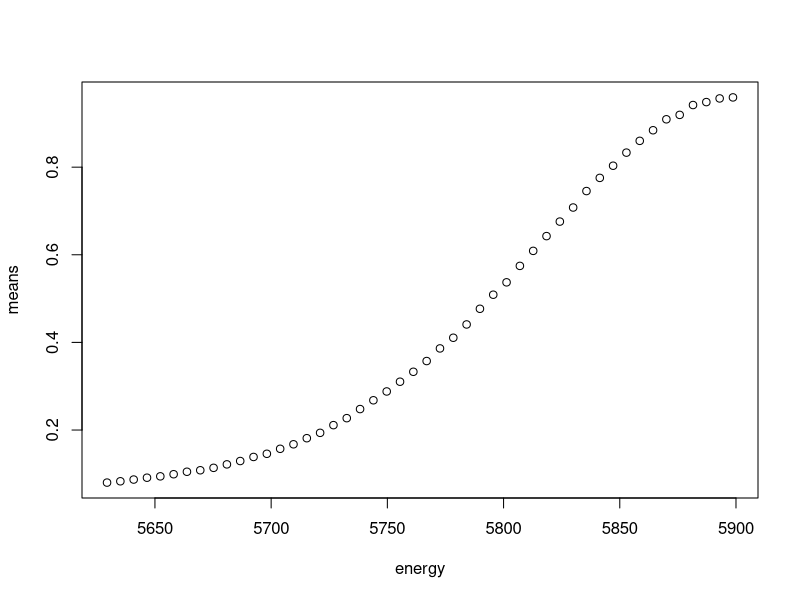
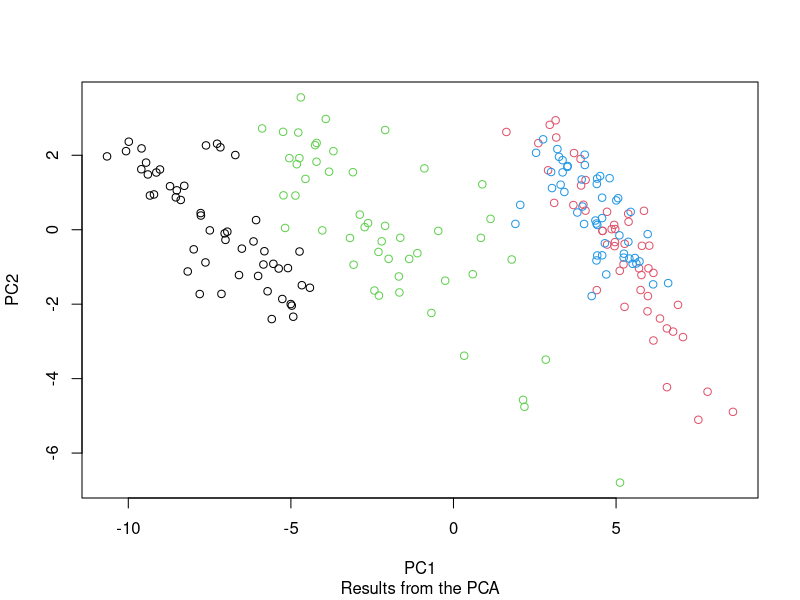
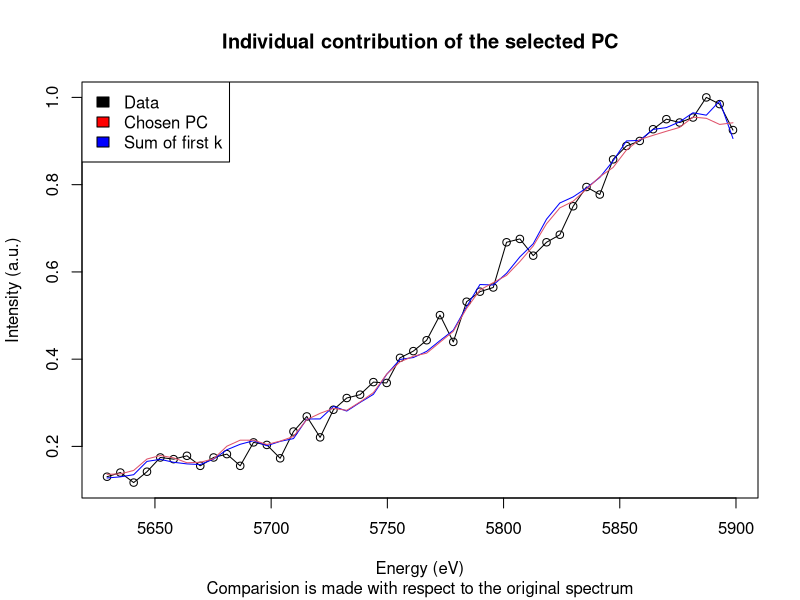

The R script that drew these images, in order:
##################################################################
#
# Selecting and visualizing the spectra variability relevant for
# sample classification using Principal Component Analysis
#
##################################################################

##################################################################
# Code written by J. I. Robledo, commented and revised by Eloisa Cuestas
# Please cite as
# doi:
##################################################################

##################################################################

##################################################################

# This library is needed in order to perform the analysis
# library dependencies

library(stats)

##################################################################
# The code uses the following variables:

# dataset: a .txt file with the dataset to be used
#          the data must be arranged in columns with spaces or tabs as separators

# Energy: a .txt file with the names of the calibrated energy channels.

# CPx: number of the PC that are plotted on the X axis.

# CPy: number of the PC that is are plotted on the Y axis.

# spectrum_number: number of spectrum to observe.

# amount_PCs: amount of PC's to sum up over.

# which_contribution_PC_min/max: which individual contribution are plotted, from min to max
# when min and max are equal a single contribution os plotted


dataset <- as.matrix(read.table("Mn_Data.txt", header = F, sep = "\t"))

energy <- as.matrix(read.table("Mn_energy_channels.txt", header = F, sep = "\t"))

# transpose the data
X <- t(dataset)

# define p and n and print them as to verify
p <- dim(X)[2]
p
n <- dim(X)[1]
n

CPx <-  1

CPy <-  2

spectrum_number <- 1 # number from 1 to n (total number of datasets, spectrum)

amount_PCs <-  5 # numer from 1 to p (total number of variables, channels), referred to as k in paper.

which_contribution_PC_min <-  1

which_contribution_PC_max <-  1

##################################################################



# Perform the PCA analysis, see https://www.rdocumentation.org/packages/stats/versions/3.6.2/topics/prcomp

X_pca <- prcomp(X, center = TRUE, scale = TRUE)

autovals_RRS <- as.data.frame(X_pca[1])

# Amount of the total variance explained by CP1
autovals_RRS[[1]][1]*100/sum(autovals_RRS)

# PCs as a matrix (each column is a PC, ordered from 1 to p)
PCS <- X_pca[[2]]

# Calculate the means for each column (original rows)
means <- apply(X, 2, mean)

# Plot means using energy as x-axis
plot(energy[,1], means, ylab = 'means' , xlab = 'energy')

# Write energy and means as an output
write.table(t(rbind(energy[,1], means)), file = 'energy_means.dat')

# Calculate the standard deviation for each column (original rows)
sd <- apply(X, 2, sd)

# Standardization of the dataset
Xstd <- X

for (i in 1:n){
               Xstd[i,] <- X[i,] - means
              }

Xstd <- Xstd/sd

# Perform the projection of the data onto PCs (calculating the PCs of the data)
proj_PCS <- Xstd%*%PCS

# Plottimg the PCx - PCy plane
z <- rep(c(1:4), rep(50,4))

df <- data.frame(proj_PCS[,CPx], proj_PCS[,CPy], z)

plot(proj_PCS[,CPx], proj_PCS[,CPy], sub = 'Results from the PCA',
     xlab = "PC1", ylab = "PC2", col = c(1,2,3,4,5,6,7,8,9,10,11,12,13)[z])

# Exporting PCplot and verifying dimensions
dim(proj_PCS)

z1 <- as.matrix(z)

dim(z1)

write.table(cbind(as.matrix(z),proj_PCS), file = 'PCA_RRS.dat', row.names = FALSE )

##################################################################

# Reconstruction of the data and verifying dimensions
mydata <- list()

for (i in 1:p){
               mydata[[i]] <- (proj_PCS[,i]%*%t(PCS[,i])*sd)
              }

dim(mydata[[1]])

##################################################################

# Retrieving the relevant variability as to reconstruct the data (filtering)

n1=dim(mydata[[1]])[1]
n2=dim(mydata[[1]])[2]

for (i in 1:amount_PCs){
                        if (i==1){sum <- matrix(0L, nrow = n1, ncol = n2)}
                        sum <- sum + mydata[[i]]
                      }

for (i in 1:n){
               sum[i,] <- sum[i,] + means
              }

# exporting the data of the previous plot
write.table(t(rbind(energy[,1],sum)), file = 'contribution_firstnPC_RRS.dat', col.names = FALSE, row.names = FALSE )
write.table(t(rbind(energy[,1],X)), file = 'spectra_RRS.dat', col.names = FALSE, row.names = FALSE)

# plotting the obtained single contributions
for (j in which_contribution_PC_min:which_contribution_PC_max){
  if (j == which_contribution_PC_min){plot(energy[,1], X[spectrum_number,], col = 1, type = "o",
                        main = 'Individual contribution of the selected PC', ylab = 'Intensity (a.u.)', xlab = 'Energy (eV)',
                        sub = 'Comparision is made with respect to the original spectrum')
                        lines(energy[,1],sum[spectrum_number,],col='blue')
                        legend("topleft",c("Data","Chosen PC","Sum of first k"),fill=c("black",'red','blue'))}
  cont_indiv <- mydata[[j]]
  for (i in 1:n){
    cont_indiv[i,] <- cont_indiv[i,] + means
  }
  lines(energy, cont_indiv[spectrum_number,], col = j+1, type = "l")
}

##################################################################
